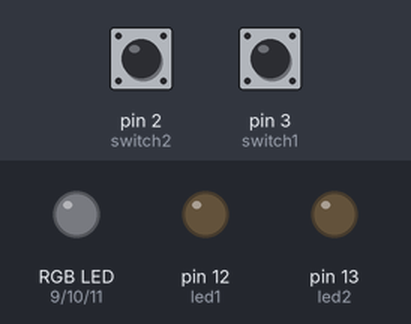
A sketch run on a simulated Arduino Uno, built with avr-gcc and run on an emulated ATmega328P. On the bench: an RGB LED mixed from three pins (HIGH = lit), output pins drawn as LEDs (lit = HIGH). The test bench sets the inputs (shaded band); at power-on: pin 2 (switch2) LOW, pin 3 (switch1) LOW.

Above: at 1.2 s.
1.3 s: pin 2 (switch2) pulled HIGH for 0.15 s
At 2.4 s:
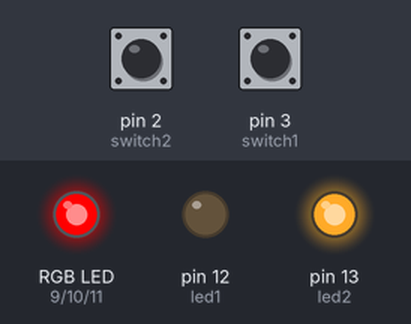
2.9 s: pin 3 (switch1) pulled HIGH for 0.15 s
At 3.6 s:
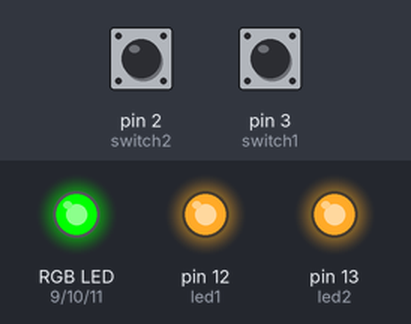
4.5 s: pin 2 (switch2) pulled HIGH for 1 s
At 4.9 s:
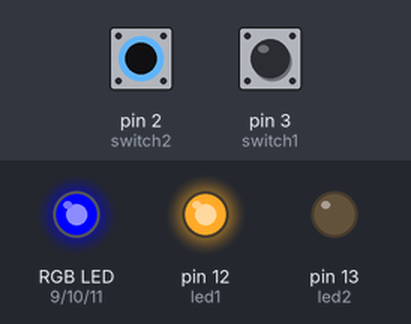
7.0 s: pin 3 (switch1) pulled HIGH for 1 s
At 8.0 s:
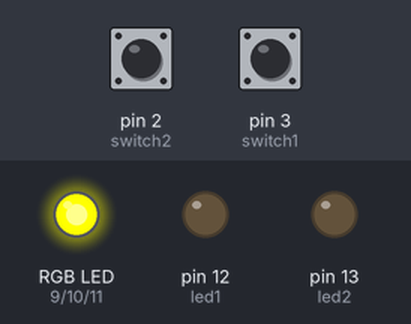
9.5 s: pin 2 (switch2) pulled HIGH for 0.15 s
At 9.9 s:
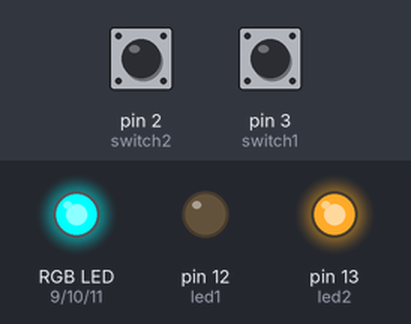
11.1 s: pin 3 (switch1) pulled HIGH for 0.15 s
At 12.3 s:
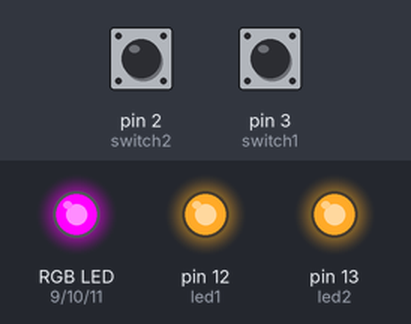
Timing chart, 0 to 13.7 s (numbered marks = the images above; inputs shaded):
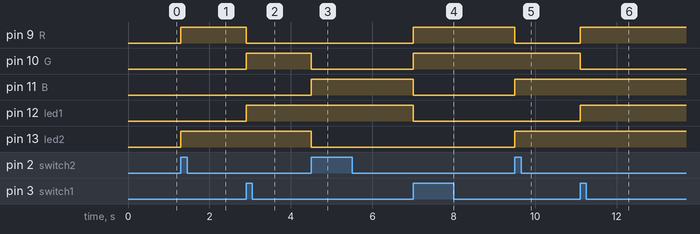

Measured:
- after the input at 1.3 s, pin 9 (R), pin 13 (led2): LOW → HIGH at once
- after the input at 2.9 s, pin 9 (R): HIGH → LOW at once; pin 10 (G), pin 12 (led1): LOW → HIGH at once
- after the input at 4.5 s, pin 10 (G), pin 13 (led2): HIGH → LOW at once; pin 11 (B): LOW → HIGH at once
- after the input at 7.0 s, pin 9 (R), pin 10 (G): LOW → HIGH at once; pin 11 (B), pin 12 (led1): HIGH → LOW at once
- after the input at 9.5 s, pin 9 (R): HIGH → LOW at once; pin 11 (B), pin 13 (led2): LOW → HIGH at once
- after the input at 11.1 s, pin 9 (R), pin 12 (led1): LOW → HIGH at once; pin 10 (G): HIGH → LOW at once

The sketch:

RGB_switch.ino
```cpp
int led1=12;
int led2=13;
int switch1=3;
int switch2=2;
bool is_down1=false;
bool is_down2=false;
bool flag_sw1=false,flag_sw2=false;
int flag_RGB=0;
int R=9;
int G=10;
int B=11;
void setup() {
  // put your setup code here, to run once:
  pinMode(led1,OUTPUT);
  pinMode(led2,OUTPUT);
  pinMode(switch1,INPUT);
  pinMode(switch2,INPUT);
  pinMode(R,OUTPUT);
  pinMode(G,OUTPUT);
  pinMode(B,OUTPUT);
}

void loop() {
  // put your main code here, to run repeatedly:
  bool button1=digitalRead(switch1);
  bool button2=digitalRead(switch2);
  if(!is_down1&&button1==true)
  {
    is_down1=true;
    flag_sw1=!flag_sw1;
    flag_RGB++;
    flag_RGB=(flag_RGB-1)%8+1;
  }
  if(!is_down2&&button2==true)
  {
    is_down2=true;
    flag_sw2=!flag_sw2;
    flag_RGB++;
    flag_RGB=(flag_RGB-1)%8+1;
  }

  if(is_down1&&button1==false)
  {
    is_down1=false;
  }
  if(is_down2&&button2==false)
  {
    is_down2=false;
  }
  if(flag_sw1)digitalWrite(led1,HIGH);
  else digitalWrite(led1,LOW);
  if(flag_sw2)digitalWrite(led2,HIGH);
  else digitalWrite(led2,LOW);
  if(flag_RGB==1)
  {
    digitalWrite(R,HIGH);
    digitalWrite(G,LOW);
    digitalWrite(B,LOW);
  }else if(flag_RGB==2)
  {
    digitalWrite(R,LOW);
    digitalWrite(G,HIGH);
    digitalWrite(B,LOW);
  }else if(flag_RGB==3){
    digitalWrite(R,LOW);
    digitalWrite(G,LOW);
    digitalWrite(B,HIGH);
  }else if(flag_RGB==4){
    digitalWrite(R,HIGH);
    digitalWrite(G,HIGH);
    digitalWrite(B,LOW);
  }else if(flag_RGB==4){
    digitalWrite(R,HIGH);
    digitalWrite(G,LOW);
    digitalWrite(B,HIGH);
  }else if(flag_RGB==5)
  {
    digitalWrite(R,LOW);
    digitalWrite(G,HIGH);
    digitalWrite(B,HIGH);
  }else if(flag_RGB==6)
  {
    digitalWrite(R,HIGH);
    digitalWrite(G,LOW);
    digitalWrite(B,HIGH);
  }else if(flag_RGB==7)
  {
    digitalWrite(R,HIGH);
    digitalWrite(G,HIGH);
    digitalWrite(B,HIGH);
  }else if(flag_RGB==8)//护眼模式
  {
    digitalWrite(R,LOW);
    digitalWrite(G,LOW);
    digitalWrite(B,LOW);
  }
}
```
